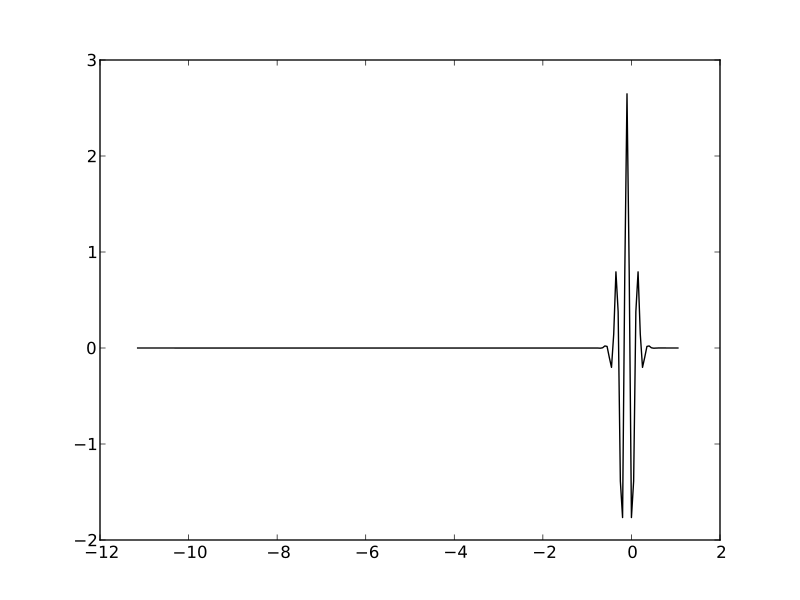

The script that drew this image:
import matplotlib.pylab as plt 
from pylayers.signal.bsignal import *
i1 = EnImpulse()
i2 = EnImpulse()
i2.translate(-10)
i3 = i1.align(i2)
i3.plot()
plt.show()
